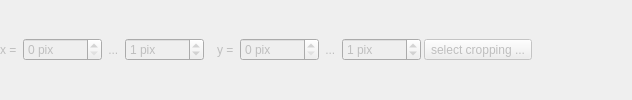
                <widget class="QWidget" name="widSubregion" native="true">
                 <property name="enabled">
                  <bool>false</bool>
                 </property>
                 <layout class="QHBoxLayout" name="horizontalLayout_18">
                  <property name="spacing">
                   <number>3</number>
                  </property>
                  <property name="leftMargin">
                   <number>0</number>
                  </property>
                  <property name="topMargin">
                   <number>0</number>
                  </property>
                  <property name="rightMargin">
                   <number>0</number>
                  </property>
                  <property name="bottomMargin">
                   <number>0</number>
                  </property>
                  <item>
                   <widget class="QLabel" name="label_34">
                    <property name="text">
                     <string>x = </string>
                    </property>
                   </widget>
                  </item>
                  <item>
                   <widget class="QSpinBox" name="spinXFirst">
                    <property name="suffix">
                     <string> pix</string>
                    </property>
                    <property name="maximum">
                     <number>10000</number>
                    </property>
                   </widget>
                  </item>
                  <item>
                   <widget class="QLabel" name="label_35">
                    <property name="text">
                     <string> ... </string>
                    </property>
                   </widget>
                  </item>
                  <item>
                   <widget class="QSpinBox" name="spinXLast">
                    <property name="suffix">
                     <string> pix</string>
                    </property>
                    <property name="maximum">
                     <number>10000</number>
                    </property>
                    <property name="value">
                     <number>1</number>
                    </property>
                   </widget>
                  </item>
                  <item>
                   <spacer name="horizontalSpacer_30">
                    <property name="orientation">
                     <enum>Qt::Horizontal</enum>
                    </property>
                    <property name="sizeType">
                     <enum>QSizePolicy::Fixed</enum>
                    </property>
                    <property name="sizeHint" stdset="0">
                     <size>
                      <width>10</width>
                      <height>20</height>
                     </size>
                    </property>
                   </spacer>
                  </item>
                  <item>
                   <widget class="QLabel" name="label_36">
                    <property name="text">
                     <string>y = </string>
                    </property>
                   </widget>
                  </item>
                  <item>
                   <widget class="QSpinBox" name="spinYFirst">
                    <property name="suffix">
                     <string> pix</string>
                    </property>
                    <property name="maximum">
                     <number>10000</number>
                    </property>
                   </widget>
                  </item>
                  <item>
                   <widget class="QLabel" name="label_37">
                    <property name="text">
                     <string> ... </string>
                    </property>
                   </widget>
                  </item>
                  <item>
                   <widget class="QSpinBox" name="spinYLast">
                    <property name="suffix">
                     <string> pix</string>
                    </property>
                    <property name="maximum">
                     <number>10000</number>
                    </property>
                    <property name="value">
                     <number>1</number>
                    </property>
                   </widget>
                  </item>
                  <item>
                   <widget class="QToolButton" name="btnSelCrop">
                    <property name="text">
                     <string>select cropping ...</string>
                    </property>
                    <property name="popupMode">
                     <enum>QToolButton::InstantPopup</enum>
                    </property>
                    <property name="toolButtonStyle">
                     <enum>Qt::ToolButtonTextOnly</enum>
                    </property>
                   </widget>
                  </item>
                  <item>
                   <spacer name="horizontalSpacer_32">
                    <property name="orientation">
                     <enum>Qt::Horizontal</enum>
                    </property>
                    <property name="sizeType">
                     <enum>QSizePolicy::Fixed</enum>
                    </property>
                    <property name="sizeHint" stdset="0">
                     <size>
                      <width>100</width>
                      <height>20</height>
                     </size>
                    </property>
                   </spacer>
                  </item>
                 </layout>
                </widget>
